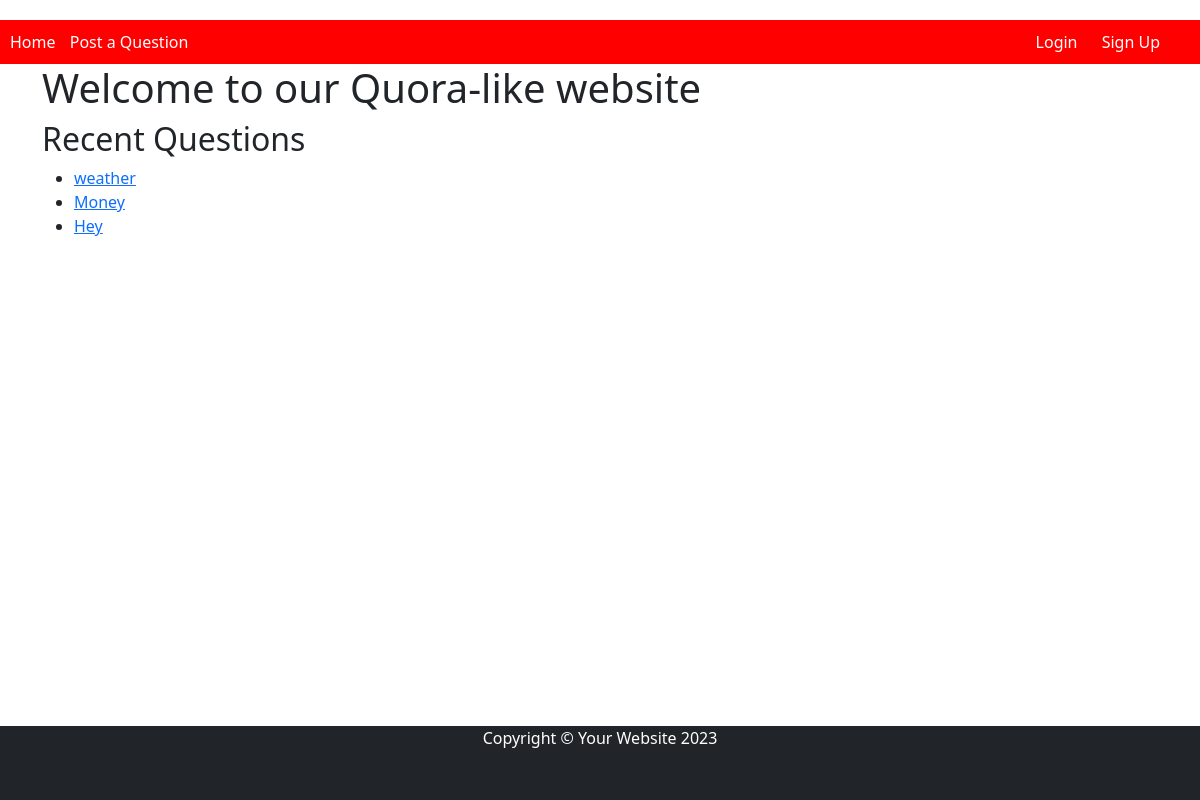
Before: / with the older database file.
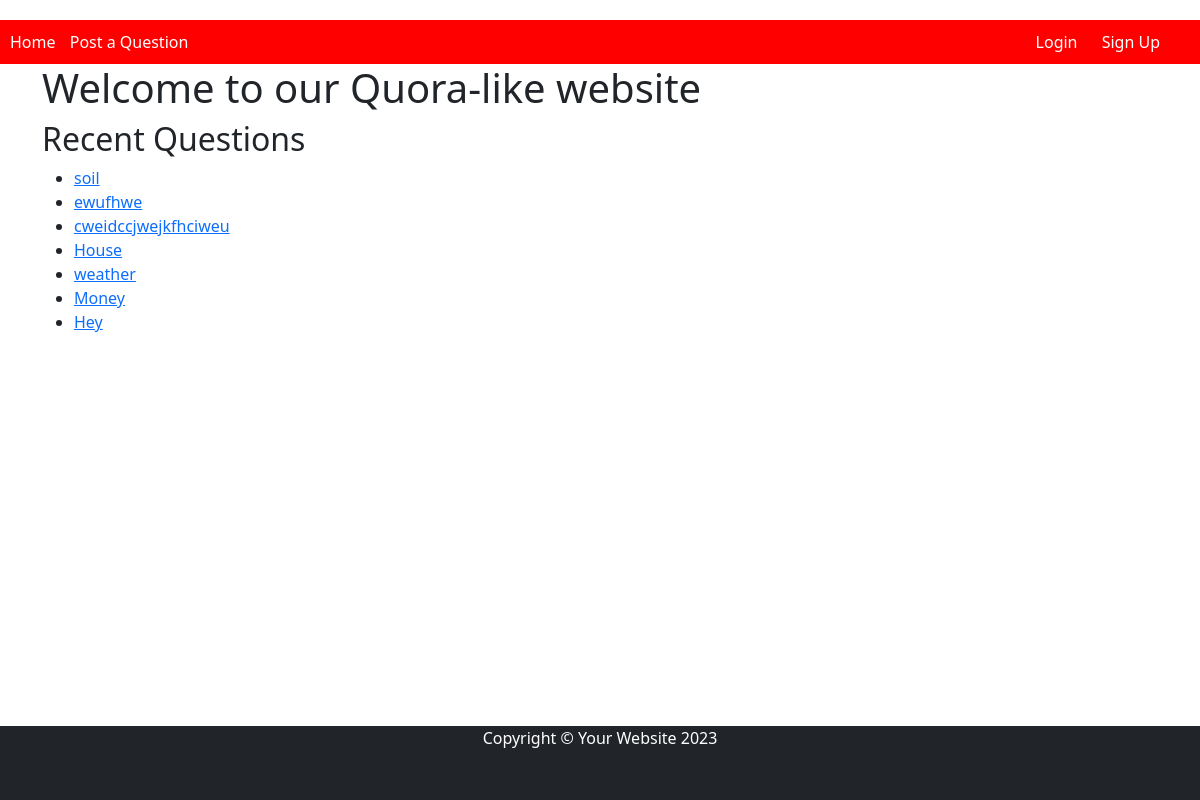
After: the same page with the newer database file.
### quora_app/models.py (models this page shows, shortened)
class Question(models.Model):
    user = models.ForeignKey(User,on_delete=models.CASCADE)
    title = models.CharField(max_length=100)
    content = models.TextField()
    created_at = models.DateTimeField(auto_now_add=True)

### quora_app/views.py (the view)
# urls.py: path('',views.home, name='home'),
def home(request):
    questions = Question.objects.all().order_by('-created_at')
    return render(request,'quora_app/home.html',{'questions':questions})

### quora_app/templates/quora_app/home.html (shortened to what this page needs)
{% extends 'quora_app/base.html' %}
{% block content %}
<!DOCTYPE html>
<html>
<head>
</head>
<body>
    <h1>Welcome to our Quora-like website</h1>
    <h2>Recent Questions</h2>
    <ul>
        {% for question in questions %}
        <li><a href="{% url 'view_question' question.id %}">{{ question.title }}</a></li>
        {% endfor %}
    </ul>
</body>
</html>
{% endblock %}

### quora_app/templates/quora_app/base.html (shortened to what this page needs)
<!DOCTYPE html>
<html>
<head>
    <link href="https://cdn.jsdelivr.net/npm/bootstrap@5.3.0-alpha1/dist/css/bootstrap.min.css" rel="stylesheet">
</head>
<body>
    <nav>
        <a href="{% url 'home' %}">Home</a>
        <a href="{% url 'post_question' %}">Post a Question</a>
        <div class="navbar-right">
            {% if user.is_authenticated %}
                <span>Welcome, {{ user.username }}!</span>
                <a href="{% url 'logout' %}">Logout</a>
            {% else %}
                <a href="{% url 'login' %}">Login</a>
                <a href="{% url 'signup' %}">Sign Up</a>
            {% endif %}
        </div>
    </nav>
    <div class="container">
        {% block content %}{% endblock %}
    </div>
    <footer class="py-0 bg-dark">
        <div class="container">
          <p class="m-0 text-center text-white">Copyright &copy; Your Website 2023</p>
        </div>
      </footer>
</body>
</html>

### quora_app/templates/quora_app/base.html (style rules this page uses)
body { padding-top: 20px; }
nav { background-color: red; padding: 10px; color: #fff; }
nav a { color: #fff; text-decoration: none; margin-right: 10px; }
.navbar-right { float: right; margin-right: 20px; }
.navbar-right a { display: inline-block; margin-left: 10px; }
footer { background-color: #f8f9fa; padding: 10px; position: fixed; bottom: 0; width: 100%; }
.container { margin-bottom: 50px; }

Changed rows visible on the page:
added Question: title "soil"
added Question: title "ewufhwe"
added Question: title "cweidccjwejkfhciweu"
added Question: title "House"
